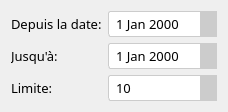
             <widget class="QWidget" name="page_produit_plus_vendu">
              <layout class="QFormLayout" name="formLayout_BestSelling">
               <item row="0" column="0">
                <widget class="QLabel" name="label_depuis_date">
                 <property name="font">
                  <font>
                   <family>Outfit</family>
                   <pointsize>10</pointsize>
                  </font>
                 </property>
                 <property name="text">
                  <string>Depuis la date:</string>
                 </property>
                </widget>
               </item>
               <item row="0" column="1">
                <widget class="QDateEdit" name="date_edit_depuis">
                 <property name="font">
                  <font>
                   <family>Outfit</family>
                   <pointsize>10</pointsize>
                  </font>
                 </property>
                 <property name="styleSheet">
                  <string notr="true">QDateEdit {
    border: 1px solid #CCCCCC;
    border-radius: 3px;
    padding: 2px 5px;
}
QDateEdit::up-button {
    subcontrol-origin: border;
    subcontrol-position: top right;
    width: 16px;
    border-left: 1px solid #CCCCCC;
   background: #cccccc;
}
QDateEdit::down-button {
    subcontrol-origin: border;
    subcontrol-position: bottom right;
    width: 16px;
    border-left: 1px solid #CCCCCC;
    background: #cccccc;
}
QDateEdit::up-arrow {
    image: url(:/icons/icons/caret-up.svg);
    width: 12px;
    height: 12px;
}
QDateEdit::down-arrow {
    image: url(:/icons/icons/caret-down.svg);
    width: 12px;
    height: 12px;
}
QDateEdit::up-button:hover, QSpinBox::down-button:hover {
    background: #66BB6A;
}
QDateEdit::up-button:pressed, QSpinBox::down-button:pressed {
    background: #388E3C; 
}</string>
                 </property>
                </widget>
               </item>
               <item row="1" column="0">
                <widget class="QLabel" name="label_jusque">
                 <property name="font">
                  <font>
                   <family>Outfit</family>
                   <pointsize>10</pointsize>
                  </font>
                 </property>
                 <property name="text">
                  <string>Jusqu'à:</string>
                 </property>
                </widget>
               </item>
               <item row="1" column="1">
                <widget class="QDateEdit" name="date_edit_jusque">
                 <property name="font">
                  <font>
                   <family>Outfit</family>
                   <pointsize>10</pointsize>
                  </font>
                 </property>
                 <property name="styleSheet">
                  <string notr="true">QDateEdit {
    border: 1px solid #CCCCCC;
    border-radius: 3px;
    padding: 2px 5px;
}
QDateEdit::up-button {
    subcontrol-origin: border;
    subcontrol-position: top right;
    width: 16px;
    border-left: 1px solid #CCCCCC;
   background: #cccccc;
}
QDateEdit::down-button {
    subcontrol-origin: border;
    subcontrol-position: bottom right;
    width: 16px;
    border-left: 1px solid #CCCCCC;
    background: #cccccc;
}
QDateEdit::up-arrow {
    image: url(:/icons/icons/caret-up.svg);
    width: 12px;
    height: 12px;
}
QDateEdit::down-arrow {
    image: url(:/icons/icons/caret-down.svg);
    width: 12px;
    height: 12px;
}
QDateEdit::up-button:hover, QSpinBox::down-button:hover {
    background: #66BB6A;
}
QDateEdit::up-button:pressed, QSpinBox::down-button:pressed {
    background: #388E3C; 
}</string>
                 </property>
                </widget>
               </item>
               <item row="2" column="0">
                <widget class="QLabel" name="label_limite">
                 <property name="font">
                  <font>
                   <family>Outfit</family>
                   <pointsize>10</pointsize>
                  </font>
                 </property>
                 <property name="text">
                  <string>Limite:</string>
                 </property>
                </widget>
               </item>
               <item row="2" column="1">
                <widget class="QSpinBox" name="spin_box_limite_vente">
                 <property name="font">
                  <font>
                   <family>Outfit</family>
                   <pointsize>10</pointsize>
                  </font>
                 </property>
                 <property name="styleSheet">
                  <string notr="true">QSpinBox {
    border: 1px solid #CCCCCC;
    border-radius: 3px;
    padding: 2px 5px;
}
QSpinBox::up-button {
    subcontrol-origin: border;
    subcontrol-position: top right;
    width: 16px;
    border-left: 1px solid #CCCCCC;
   background: #cccccc;
}
QSpinBox::down-button {
    subcontrol-origin: border;
    subcontrol-position: bottom right;
    width: 16px;
    border-left: 1px solid #CCCCCC;
    background: #cccccc;
}
QSpinBox::up-arrow {
    image: url(:/icons/icons/caret-up.svg);
    width: 12px;
    height: 12px;
}
QSpinBox::down-arrow {
    image: url(:/icons/icons/caret-down.svg);
    width: 12px;
    height: 12px;
}
QSpinBox::up-button:hover, QSpinBox::down-button:hover {
    background: #66BB6A;
}
QSpinBox::up-button:pressed, QSpinBox::down-button:pressed {
    background: #388E3C; 
}</string>
                 </property>
                 <property name="minimum">
                  <number>1</number>
                 </property>
                 <property name="maximum">
                  <number>999999999</number>
                 </property>
                 <property name="value">
                  <number>10</number>
                 </property>
                </widget>
               </item>
              </layout>
             </widget>
